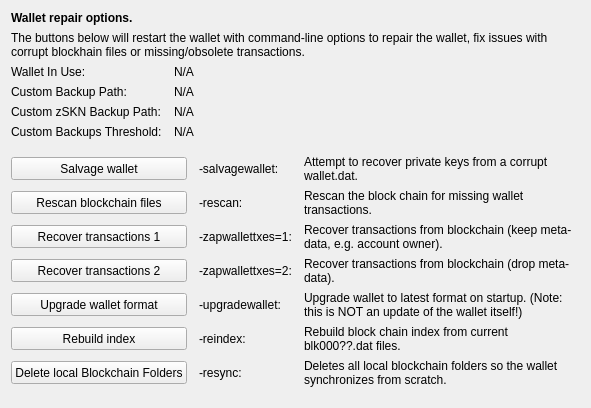
     <widget class="QWidget" name="tab_repair">
      <attribute name="title">
       <string>&amp;Wallet Repair</string>
      </attribute>
      <layout class="QGridLayout" name="gridLayout_4" columnstretch="0,0,0,0">
       <property name="horizontalSpacing">
        <number>12</number>
       </property>
       <item row="0" column="0" colspan="4">
        <widget class="QLabel" name="label_repair_header">
         <property name="font">
          <font>
           <weight>75</weight>
           <bold>true</bold>
          </font>
         </property>
         <property name="text">
          <string>Wallet repair options.</string>
         </property>
        </widget>
       </item>
       <item row="1" column="0" colspan="4">
        <widget class="QLabel" name="label_repair_helptext">
         <property name="font">
          <font>
           <weight>50</weight>
           <bold>false</bold>
          </font>
         </property>
         <property name="text">
          <string>The buttons below will restart the wallet with command-line options to repair the wallet, fix issues with corrupt blockhain files or missing/obsolete transactions.</string>
         </property>
         <property name="wordWrap">
          <bool>true</bool>
         </property>
        </widget>
       </item>
       <item row="2" column="0">
        <widget class="QLabel" name="wallet_path_label">
         <property name="text">
          <string>Wallet In Use:</string>
         </property>
        </widget>
       </item>
       <item row="2" column="1" colspan="3">
        <widget class="QLabel" name="wallet_path">
         <property name="cursor">
          <cursorShape>IBeamCursor</cursorShape>
         </property>
         <property name="text">
          <string>N/A</string>
         </property>
         <property name="textFormat">
          <enum>Qt::PlainText</enum>
         </property>
         <property name="textInteractionFlags">
          <set>Qt::LinksAccessibleByMouse|Qt::TextSelectableByKeyboard|Qt::TextSelectableByMouse</set>
         </property>
        </widget>
       </item>
       <item row="3" column="0">
        <widget class="QLabel" name="wallet_custombackuppath_label">
         <property name="visible">
          <bool>false</bool>
         </property>
         <property name="text">
          <string>Custom Backup Path:</string>
         </property>
        </widget>
       </item>
       <item row="3" column="1" colspan="3">
        <widget class="QLabel" name="wallet_custombackuppath">
         <property name="cursor">
          <cursorShape>IBeamCursor</cursorShape>
         </property>
         <property name="visible">
          <bool>false</bool>
         </property>
         <property name="text">
          <string>N/A</string>
         </property>
         <property name="textFormat">
          <enum>Qt::PlainText</enum>
         </property>
         <property name="textInteractionFlags">
          <set>Qt::LinksAccessibleByMouse|Qt::TextSelectableByKeyboard|Qt::TextSelectableByMouse</set>
         </property>
        </widget>
       </item>
       <item row="4" column="0">
        <widget class="QLabel" name="wallet_customzpivbackuppath_label">
         <property name="visible">
          <bool>false</bool>
         </property>
         <property name="text">
          <string>Custom zSKN Backup Path:</string>
         </property>
        </widget>
       </item>
       <item row="4" column="1" colspan="3">
        <widget class="QLabel" name="wallet_customzpivbackuppath">
         <property name="cursor">
          <cursorShape>IBeamCursor</cursorShape>
         </property>
         <property name="visible">
          <bool>false</bool>
         </property>
         <property name="text">
          <string>N/A</string>
         </property>
         <property name="textFormat">
          <enum>Qt::PlainText</enum>
         </property>
         <property name="textInteractionFlags">
          <set>Qt::LinksAccessibleByMouse|Qt::TextSelectableByKeyboard|Qt::TextSelectableByMouse</set>
         </property>
        </widget>
       </item>
       <item row="5" column="0">
        <widget class="QLabel" name="wallet_custombackupthreshold_label">
         <property name="visible">
          <bool>false</bool>
         </property>
         <property name="text">
          <string>Custom Backups Threshold:</string>
         </property>
        </widget>
       </item>
       <item row="5" column="1" colspan="3">
        <widget class="QLabel" name="wallet_custombackupthreshold">
         <property name="cursor">
          <cursorShape>IBeamCursor</cursorShape>
         </property>
         <property name="visible">
          <bool>false</bool>
         </property>
         <property name="text">
          <string>N/A</string>
         </property>
         <property name="textFormat">
          <enum>Qt::PlainText</enum>
         </property>
         <property name="textInteractionFlags">
          <set>Qt::LinksAccessibleByMouse|Qt::TextSelectableByKeyboard|Qt::TextSelectableByMouse</set>
         </property>
        </widget>
       </item>
       <item row="6" column="0">
        <spacer name="verticalSpacer_repair1">
         <property name="orientation">
          <enum>Qt::Vertical</enum>
         </property>
         <property name="sizeHint" stdset="0">
          <size>
           <width>10</width>
           <height>10</height>
          </size>
         </property>
        </spacer>
       </item>
       <item row="7" column="0" colspan="2">
        <widget class="QPushButton" name="btn_salvagewallet">
         <property name="minimumSize">
          <size>
           <width>100</width>
           <height>23</height>
          </size>
         </property>
         <property name="text">
          <string>Salvage wallet</string>
         </property>
        </widget>
       </item>
       <item row="7" column="2">
        <widget class="QLabel" name="label_repair_salvage_command">
         <property name="text">
          <string notr="true">-salvagewallet:</string>
         </property>
        </widget>
       </item>
       <item row="7" column="3">
        <widget class="QLabel" name="label_repair_salvage">
         <property name="text">
          <string>Attempt to recover private keys from a corrupt wallet.dat.</string>
         </property>
         <property name="wordWrap">
          <bool>true</bool>
         </property>
        </widget>
       </item>
       <item row="8" column="0" colspan="2">
        <widget class="QPushButton" name="btn_rescan">
         <property name="minimumSize">
          <size>
           <width>100</width>
           <height>23</height>
          </size>
         </property>
         <property name="text">
          <string>Rescan blockchain files</string>
         </property>
        </widget>
       </item>
       <item row="8" column="2">
        <widget class="QLabel" name="label_repair_rescan_command">
         <property name="text">
          <string notr="true">-rescan:</string>
         </property>
        </widget>
       </item>
       <item row="8" column="3">
        <widget class="QLabel" name="label_repair_rescan">
         <property name="text">
          <string>Rescan the block chain for missing wallet transactions.</string>
         </property>
         <property name="wordWrap">
          <bool>true</bool>
         </property>
        </widget>
       </item>
       <item row="9" column="0" colspan="2">
        <widget class="QPushButton" name="btn_zapwallettxes1">
         <property name="minimumSize">
          <size>
           <width>100</width>
           <height>23</height>
          </size>
         </property>
         <property name="text">
          <string>Recover transactions 1</string>
         </property>
        </widget>
       </item>
       <item row="9" column="2">
        <widget class="QLabel" name="label_repair_zap1_command">
         <property name="text">
          <string notr="true">-zapwallettxes=1:</string>
         </property>
        </widget>
       </item>
       <item row="9" column="3">
        <widget class="QLabel" name="label_repair_zap1">
         <property name="text">
          <string>Recover transactions from blockchain (keep meta-data, e.g. account owner).</string>
         </property>
         <property name="wordWrap">
          <bool>true</bool>
         </property>
        </widget>
       </item>
       <item row="10" column="0" colspan="2">
        <widget class="QPushButton" name="btn_zapwallettxes2">
         <property name="minimumSize">
          <size>
           <width>100</width>
           <height>23</height>
          </size>
         </property>
         <property name="text">
          <string>Recover transactions 2</string>
         </property>
        </widget>
       </item>
       <item row="10" column="2">
        <widget class="QLabel" name="label_repair_zap2_command">
         <property name="text">
          <string notr="true">-zapwallettxes=2:</string>
         </property>
        </widget>
       </item>
       <item row="10" column="3">
        <widget class="QLabel" name="label_repair_zap2">
         <property name="text">
          <string>Recover transactions from blockchain (drop meta-data).</string>
         </property>
         <property name="wordWrap">
          <bool>true</bool>
         </property>
        </widget>
       </item>
       <item row="11" column="0" colspan="2">
        <widget class="QPushButton" name="btn_upgradewallet">
         <property name="minimumSize">
          <size>
           <width>100</width>
           <height>23</height>
          </size>
         </property>
         <property name="text">
          <string>Upgrade wallet format</string>
         </property>
        </widget>
       </item>
       <item row="11" column="2">
        <widget class="QLabel" name="label_repair_upgrade_command">
         <property name="text">
          <string notr="true">-upgradewallet:</string>
         </property>
        </widget>
       </item>
       <item row="11" column="3">
        <widget class="QLabel" name="label_repair_upgrade">
         <property name="text">
          <string>Upgrade wallet to latest format on startup. (Note: this is NOT an update of the wallet itself!)</string>
         </property>
         <property name="wordWrap">
          <bool>true</bool>
         </property>
        </widget>
       </item>
       <item row="12" column="0" colspan="2">
        <widget class="QPushButton" name="btn_reindex">
         <property name="minimumSize">
          <size>
           <width>100</width>
           <height>23</height>
          </size>
         </property>
         <property name="text">
          <string>Rebuild index</string>
         </property>
        </widget>
       </item>
       <item row="12" column="2">
        <widget class="QLabel" name="label_repair_reindex_command">
         <property name="text">
          <string notr="true">-reindex:</string>
         </property>
        </widget>
       </item>
       <item row="12" column="3">
        <widget class="QLabel" name="label_repair_reindex">
         <property name="text">
          <string>Rebuild block chain index from current blk000??.dat files.</string>
         </property>
         <property name="wordWrap">
          <bool>true</bool>
         </property>
        </widget>
       </item>
       <item row="13" column="0" colspan="2">
        <widget class="QPushButton" name="btn_resync">
         <property name="minimumSize">
          <size>
           <width>100</width>
           <height>23</height>
          </size>
         </property>
         <property name="text">
          <string>Delete local Blockchain Folders</string>
         </property>
        </widget>
       </item>
       <item row="13" column="2">
        <widget class="QLabel" name="label_repair_resync_command">
         <property name="text">
          <string>-resync:</string>
         </property>
        </widget>
       </item>
       <item row="13" column="3">
        <widget class="QLabel" name="label_repair_resync">
         <property name="text">
          <string>Deletes all local blockchain folders so the wallet synchronizes from scratch.</string>
         </property>
         <property name="wordWrap">
          <bool>true</bool>
         </property>
        </widget>
       </item>
       <item row="14" column="0">
        <spacer name="verticalSpacer_repair2">
         <property name="orientation">
          <enum>Qt::Vertical</enum>
         </property>
         <property name="sizeHint" stdset="0">
          <size>
           <width>20</width>
           <height>10</height>
          </size>
         </property>
        </spacer>
       </item>
      </layout>
     </widget>
